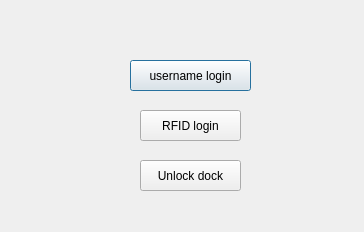
<?xml version="1.0" encoding="UTF-8"?>
<ui version="4.0">
 <class>Dialog</class>
 <widget class="QDialog" name="Dialog">
  <property name="geometry">
   <rect>
    <x>0</x>
    <y>0</y>
    <width>364</width>
    <height>232</height>
   </rect>
  </property>
  <property name="windowTitle">
   <string>Dialog</string>
  </property>
  <widget class="QPushButton" name="username_button">
   <property name="geometry">
    <rect>
     <x>130</x>
     <y>60</y>
     <width>121</width>
     <height>31</height>
    </rect>
   </property>
   <property name="text">
    <string>username login</string>
   </property>
  </widget>
  <widget class="QPushButton" name="rfid_button">
   <property name="geometry">
    <rect>
     <x>140</x>
     <y>110</y>
     <width>101</width>
     <height>31</height>
    </rect>
   </property>
   <property name="text">
    <string>RFID login</string>
   </property>
  </widget>
  <widget class="QPushButton" name="unlock_button">
   <property name="geometry">
    <rect>
     <x>140</x>
     <y>160</y>
     <width>101</width>
     <height>31</height>
    </rect>
   </property>
   <property name="text">
    <string>Unlock dock</string>
   </property>
  </widget>
 </widget>
 <resources/>
 <connections/>
</ui>
